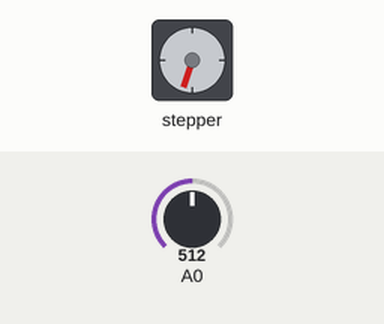
The sketch below on a simulated Arduino Uno, built with avr-gcc and run on an emulated ATmega328P. Shown: stepper motor. The inputs (shaded band) are chosen by the test bench; at power-on: A0 = 512. Stepper angles assume 120 steps per turn; what the sketch prints to the serial monitor is not drawn.

Above: at 1.2 s.
1.3 s: A0 set to 306
At 1.66 s:
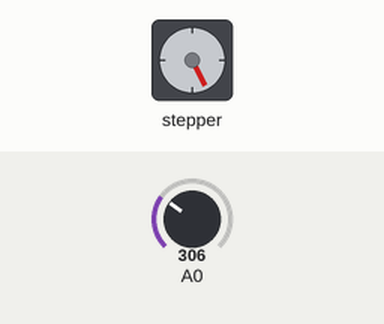
4.3 s: A0 set to 122
At 4.7 s:
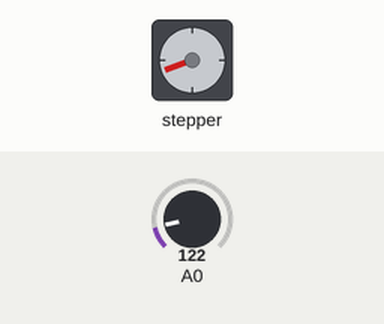
7.3 s: A0 set to 511
At 7.74 s:
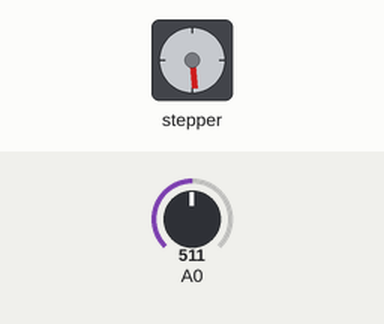
10.3 s: A0 set to 0
13.3 s: A0 set to 1023
Timing chart, 0 to 20.3 s (numbered marks = the images above; inputs shaded):
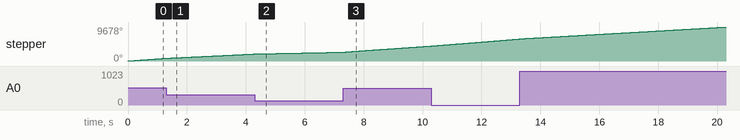

The sketch:

stepper_motoe_task21.ino
```cpp
#include <Stepper.h>
const int stepsPerRevolution = 120;
Stepper myStepper(stepsPerRevolution, 8, 9, 10, 11);
int stepCount = 0;

void setup()
{
 Serial.begin(9600);
}

void loop()
{
  int sensorReading = analogRead(A0);
  int motorSpeed = map(sensorReading, 0, 1023, 0,250);
  if (motorSpeed > 0)(myStepper.setSpeed(motorSpeed));

    myStepper.step(stepsPerRevolution / 100);
    Serial.println(sensorReading);
}
```
